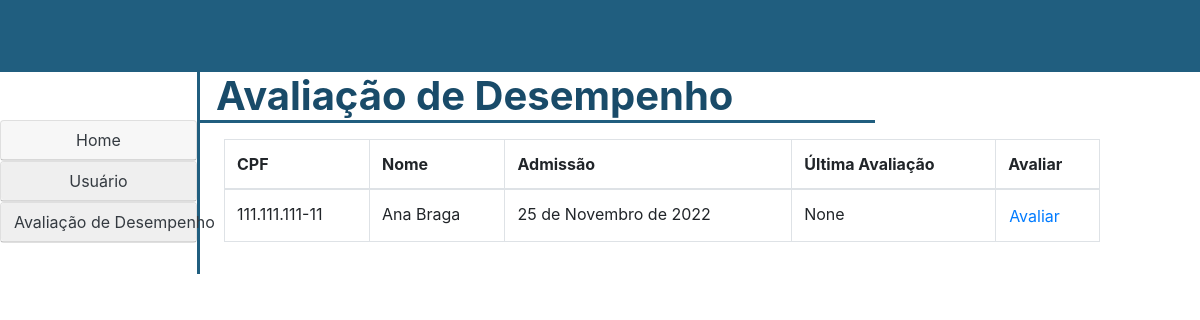
The app's page /recursos_humanos/avaliacao_desempenho/, older data.
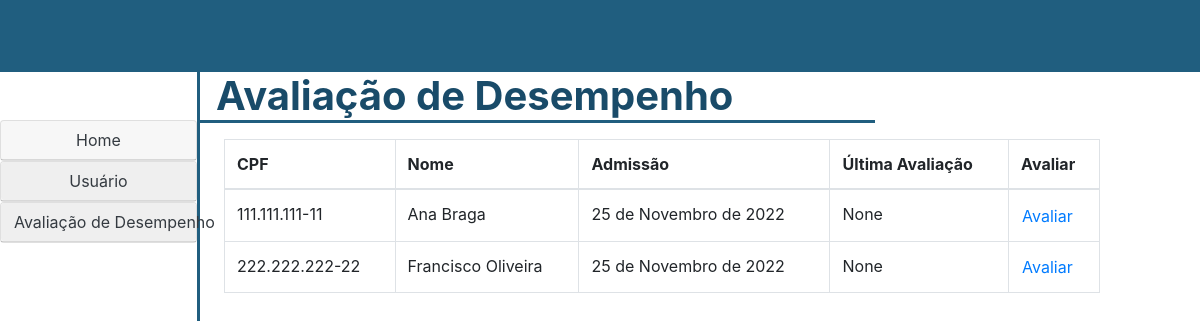
The same page, newer data.
### recursos_humanos/models.py (models this page shows, shortened)
class Usuario(models.Model):
    FUNCAO = (
        ('presidente', "Presidente"),
        ('diretos', "Diretor"),
        ('gerente', "Gerente"),
        ('chefe', "Chefe"),
        ('colaborador', "Colaborador"),
        ('cedido', "Cedido a outro orgão"),
        ('recursos_humanos', "Recursos Humanos"),
    )
    CLASSE = (
        ('classe1', "Classe 1"),
        ('classe2', "Classe 2"),
        ('classe3', "Classe 3"),
    )
    NIVEL = (
        ('', '----'),
        ('i', "I"),
        ('ii', "II"),
        ('iii', "III"),
        ('iv', "IV"),
        ('v', "V"),
        ('vi', "VI"),
        ('vii', "VII"),
        ('viii', "VIII"),
        ('ix', "IX"),
        ('x', "X"),
        ('xi', "XI"),
        ('xii', "XII"),
    )
    nome = models.CharField(max_length=100, blank=False, null=False)
    senha = models.CharField(max_length=20, blank=False, null=False)
    email = models.EmailField(blank=False, null=False)
    cpf = models.CharField(max_length=14, blank=False, null=False)
    data_criacao_usuario = models.DateField(default=datetime.now, blank=False, null=False)
    data_atualizacao_usuario = models.DateField(blank=True, null=True)
    data_exclusao_usuario = models.DateField(blank=True, null=True)
    ultima_avaliacao = models.DateField(blank=True, null=True)
    setor = models.CharField(max_length=50)
    cargo = models.CharField(max_length=50)
    funcao = models.CharField(max_length=20, choices=FUNCAO)
    classe = models.CharField(max_length=20, choices=CLASSE)
    nivel = models.CharField(max_length=5, choices=NIVEL)
    gerencia = models.ForeignKey('Gerencia', on_delete=models.CASCADE)
    diretoria = models.ForeignKey('Diretoria', on_delete=models.CASCADE)
    efetivo = models.BooleanField(default=False)
    inativo = models.BooleanField(default=False)
    meritos = models.ManyToManyField(FatorDesempenhoMerito, blank=True)
    demeritos = models.ManyToManyField(FatorDesempenhoDemerito, blank=True)
    avaliacoes = models.ManyToManyField(AvaliacaoDesempenho, blank=True)
    class Meta:
        verbose_name = "Usuário"

### recursos_humanos/views.py (the view)
# urls.py: path('avaliacao_desempenho/', views.avaliacao_desempenho, name='avaliacao_desempenho'),
def avaliacao_desempenho(request):
    usuarios = Usuario.objects.all()
    return render(request, "recursos_humanos/avaliacao_desempenho.html", {'usuarios': usuarios})

### templates/recursos_humanos/avaliacao_desempenho.html
{% extends './home.html' %}
{% block 'conteudo' %}
<div class="col col-9 m-0 p-0">
    <h1 class="border-bottom-blue pl-3 w-75 font-weight-bold">Avaliação de Desempenho</h1>
    <form class="form mt-3 ml-4">
        <div class="input-group mb-3">
            <table class="table table-bordered">
                <thead>
                    <tr>
                        <th scope="col">CPF</th>
                        <th scope="col">Nome</th>
                        <th scope="col">Admissão</th>
                        <th scope="col">Última Avaliação</th>
                        <th scope="col">Avaliar</th>
                    </tr>
                </thead>
                <tbody>
                    {% for usuario in usuarios %}
                    <tr>
                        <td>{{ usuario.cpf }}</th>
                        <td>{{ usuario.nome }}</td>
                        <td>{{ usuario.data_criacao_usuario }}</td>
                        <td>{{ usuario.ultima_avaliacao }}</td>
                        <td>
                            <a href="{% url 'avaliar_usuario' usuario.id %}" class="btn btn-link p-0">Avaliar</a>
                        </td>
                    </tr>
                    {% endfor %}
                </tbody>
            </table>
        </div>
    </form>
</div>
{% endblock %}

### templates/recursos_humanos/home.html (shortened to what this page needs)
{% extends '../base_home.html' %}
{% block 'menu-lateral' %}
<div class="card">
    <div class="card-header p-0" id="headingOne">
        <h5 class="mb-0">
            <a href="{% url 'home-recursos_humanos' %}" class="btn text-dark m-0 w-100">Home</a>
        </h5>
    </div>
</div>
<div class="card">
    <div class="card-header p-0" id="headingTwo">
        <h5 class="mb-0">
            <button class="btn collapsed text-dark w-100" data-toggle="collapse" data-target="#collapseTwo"
                aria-expanded="false" aria-controls="collapseTwo">
                Usuário
            </button>
        </h5>
    </div>
</div>
<div class="card">
    <div class="card-header p-0" id="headingThree">
        <h5 class="mb-0">
            <button class="btn collapsed text-dark w-100" data-toggle="collapse" data-target="#collapseThree"
                aria-expanded="false" aria-controls="collapseThree">
                Avaliação de Desempenho
            </button>
        </h5>
    </div>
</div>
{% endblock %}

### templates/base_home.html (shortened to what this page needs)
{% load static %}
<!DOCTYPE html>
<html lang="pt-br">
<head>
    <link rel="stylesheet" href="https://cdn.jsdelivr.net/npm/bootstrap@4.0.0/dist/css/bootstrap.min.css"
 />
    <link rel="stylesheet" href="{% static 'avaliacao360/style.css' %}">
</head>
<body>
    <nav class="navbar navbar-light header-bg">
    </nav>
    <div class="container-fluid">
        <div class="row">
            <div class="col-md-2 p-0 border-right-blue">
                <div class="list-group-flush mt-5 text-center">
                    <div id="accordion">
                        {% block 'menu-lateral' %}
                        {% endblock %}
                    </div>
                </div>
            </div>
            {% block 'conteudo' %} {% endblock %}
        </div>
    </div>
    <link rel="stylesheet" href="https://use.fontawesome.com/releases/v5.0.7/css/all.css">
    <link href="https://gitcdn.github.io/bootstrap-toggle/2.2.2/css/bootstrap-toggle.min.css" rel="stylesheet">
</body>
</html>

### locallibrary/static/avaliacao360/style.css (style rules this page uses)
:root { --dark_cerulean: #194b69; --blue_sapphire: #205e7f; --teal_blue: #3d7084; --steel_teal: #568194; --pastel_blue: #a5c0cc; }
.header-bg { background-color: var(--blue_sapphire); }
h1 { color: var(--dark_cerulean); }
.border-right-blue { border-right-style: solid; border-right-color: var(--blue_sapphire); }
.border-bottom-blue { border-bottom-style: solid; border-bottom-color: var(--blue_sapphire); }

Row changes from the older to the newer data that the page shows:
added Usuario: cpf "222.222.222-22", nome "Francisco Oliveira", data_criacao_usuario "25 de Novembro de 2022", ultima_avaliacao "None"
